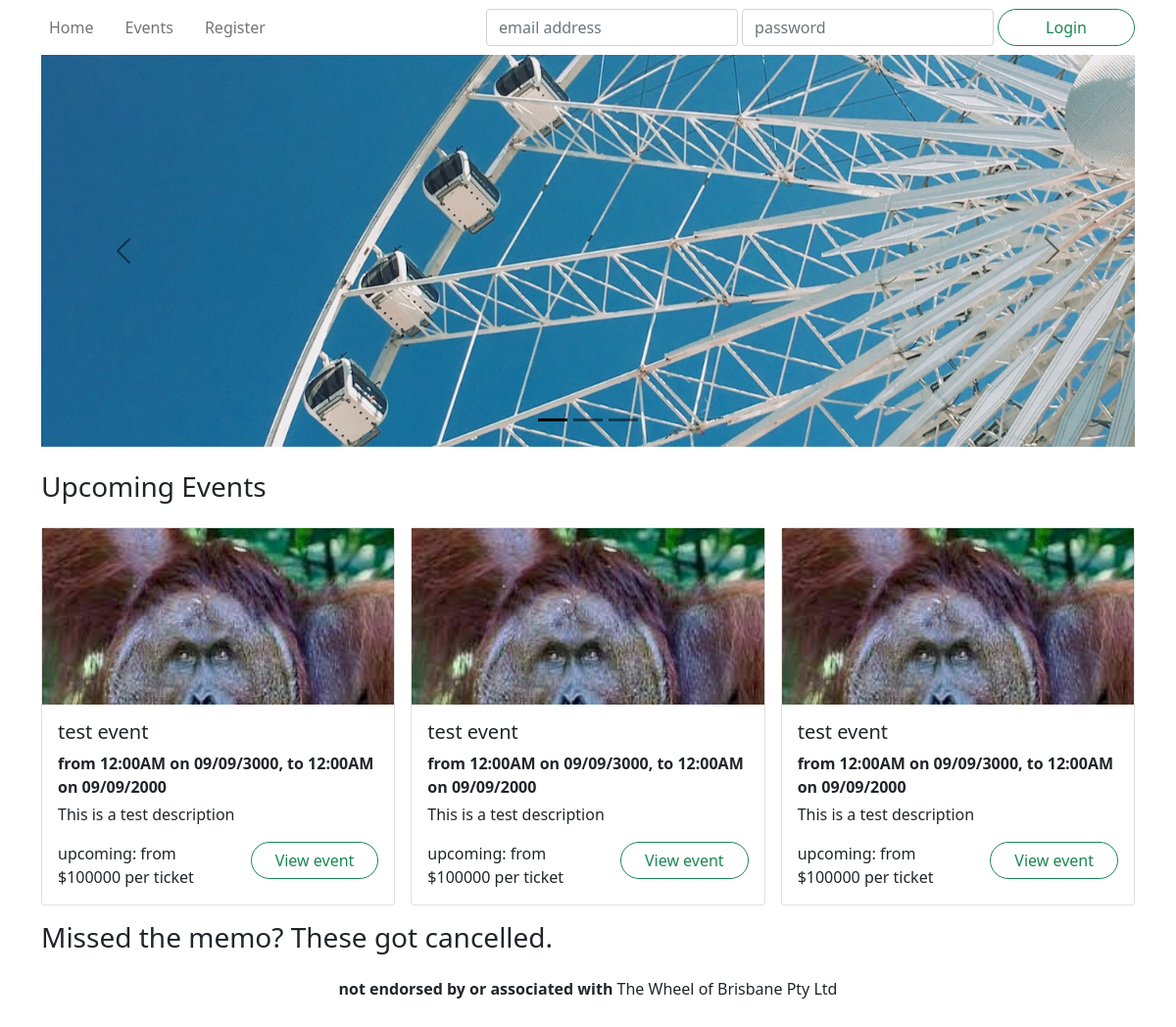
Before: / with the older database file.
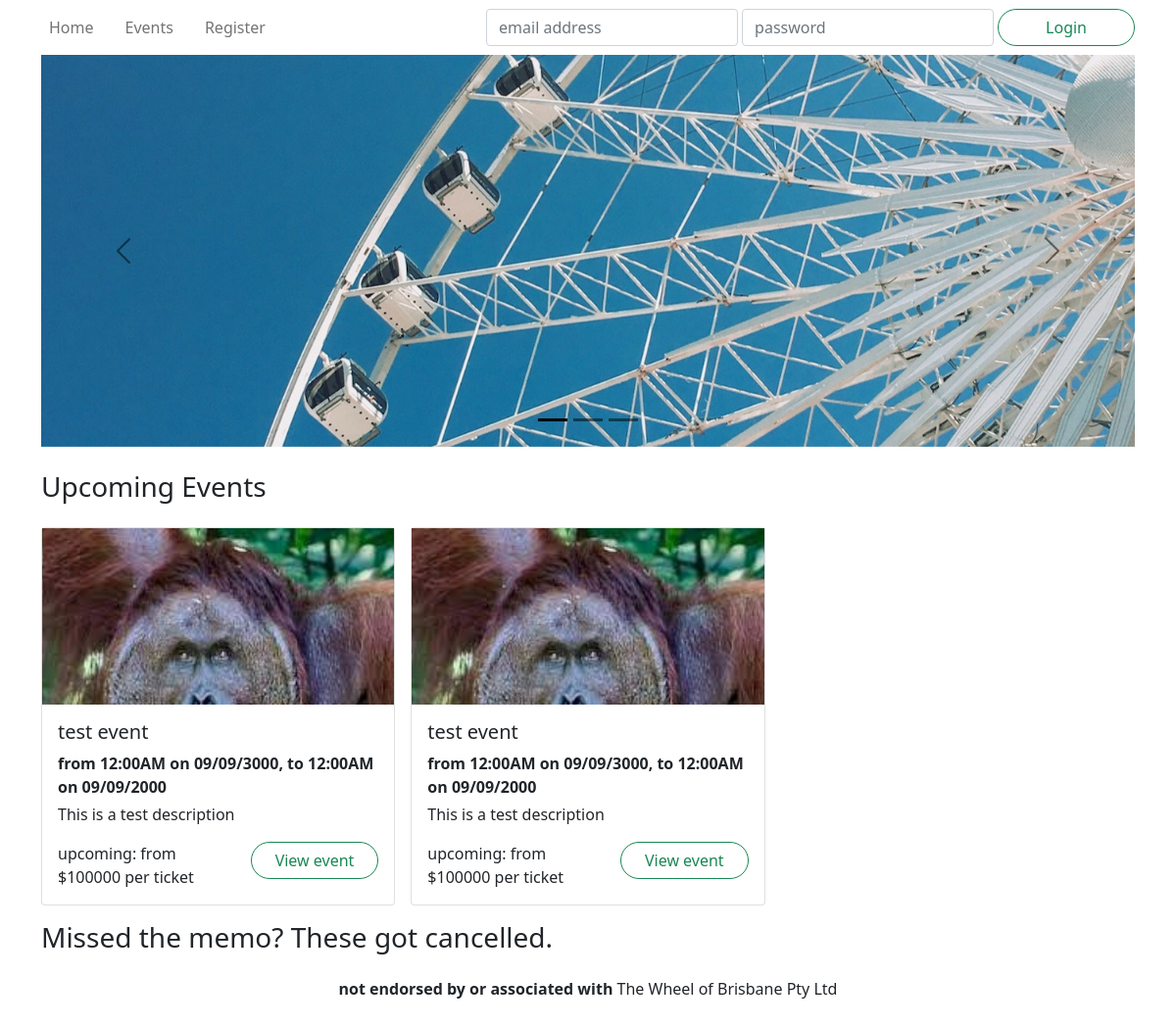
After: the same page with the newer database file.
### wheel/models.py (models this page shows, shortened)
class Event(db.Model):
    __tablename__ = 'events'
    id = db.Column(db.Integer, primary_key=True)
    name = db.Column(db.String(255), nullable=False)
    description = db.Column(db.Text)
    category = db.Column(db.String(40))
    status = db.Column(db.Enum('upcoming', 'inactive', 'cancelled', 'booked out'), nullable=False)
    image = db.Column(db.String(255))
    reviews = db.relationship('Review', backref='event')
    tickets = db.relationship('Ticket', backref='event')
    def getTopThreeByStatus(status):
        return Event.query.filter_by(status=status).limit(3).all()
    def getTicketsDateRange(self):
        x_min = datetime(3000,9,9)
        x_max = datetime(2000,9,9)
        for x in self.tickets:
            if x.datetime < x_min:
                x_min = x.datetime
            if x.datetime > x_max:
                x_max = x.datetime
        low_date = x_min.strftime("%m/%d/%Y")
        low_time = x_min.strftime("%I:%M%p")
        high_date = x_max.strftime("%m/%d/%Y")
        high_time = x_max.strftime("%I:%M%p")
        output = "from " + low_time + " on " + low_date + ",  to " + high_time + " on " + high_date
        return output
    def getTicketsPriceFrom(self):
        low_ticket = 100000
        for x in self.tickets:
            if x.price < low_ticket:
                low_ticket = x.price
        return low_ticket
    def getStatusColour(self):
        return {
            'upcoming': 'success',
            'inactive': 'secondary',
            'booked out': 'secondary',
            'cancelled': 'danger'
        }[self.status]

### wheel/views.py (the view)
@main.route('/')
def index():
    upcoming = Event.getTopThreeByStatus('upcoming')
    cancelled = Event.getTopThreeByStatus('cancelled')
    form = indexForm()
    return render_template('index.html',form=form, upcoming=upcoming, cancelled=cancelled)

### wheel/forms.py
class indexForm(FlaskForm):
    submit = SubmitField("test")

### wheel/templates/index.html (shortened to what this page needs)
{% extends 'base.html' %}
{% block hero %}
<div id="hero" class="carousel carousel-dark slide" data-bs-ride="carousel">
    <div class="carousel-indicators">
        <button type="button" class="active"
                data-bs-target="#hero" data-bs-slide-to="0"></button>
        <button type="button"
                data-bs-target="#hero" data-bs-slide-to="1"></button>
        <button type="button"
                data-bs-target="#hero" data-bs-slide-to="2"></button>
    </div>
    <div class="carousel-inner">
        <div class="carousel-item active">
            <div style="background-image: url('/static/images/bluesky.jpg');"></div>
        </div>
    </div>
    <button type="button" class="carousel-control-prev"
            data-bs-target="#hero" data-bs-slide="prev">
        <span class="carousel-control-prev-icon"></span>
    </button>
    <button type="button" class="carousel-control-next"
            data-bs-target="#hero" data-bs-slide="next">
        <span class="carousel-control-next-icon"></span>
    </button>
</div>
{% endblock %}
{% block content %}
<section>
    <header class="row mb-3">
        <h3 class="col-auto">Upcoming Events</h3>
    </header>
        <div class='row row-cols-1 row-cols-md-2 row-cols-xl-3 mb-3 g-3'>
        {% for event in upcoming %}
        <div class="col event">
            <article class="card">
                <a href="{{url_for('events.view', id=event.id)}}" class="card-image" style="background-image: url('.{{ event.image }}'); background-position: top;"></a>
                <div class="card-body">
                    <h5 class="card-title">{{ event.name }}</h5>
                    <p class="mb-1">
                        <strong>
                            {{event.getTicketsDateRange()}}
                        </strong>
                    </p>
                <p class="card-text">{{ event.description }}</p>
                    <div class="row">
                        <span class="col my-auto">{{ "{}: from ${} per ticket".format( event.status, event.getTicketsPriceFrom() ) }}</span>
                        <span class="col-auto"><a href="{{url_for('events.view', id=event.id)}}" class="btn btn-outline-{{ event.getStatusColour() }} rounded-pill px-4">View event</a></span>
                    </div>
                </div>
            </article>
        </div>
        {% endfor %}
    </div>
</section>
<section>
    <header class="row mb-3">
        <h3 class="col-auto">Missed the memo? These got cancelled.</h3>
    </header>
</section>
{% endblock %}

### wheel/templates/base.html (shortened to what this page needs)
<!DOCTYPE html>
<html lang="en">
<head>
    <link href="https://cdn.jsdelivr.net/npm/bootstrap@5.0.0-beta3/dist/css/bootstrap.min.css"
            rel="stylesheet">
    <link rel="stylesheet" href="/static/css/unbootstrapify.css">
</head>
<body>
    <div class="container">
        <header>
            <nav class="navbar navbar-expand-lg navbar-light justify-content-between">
                <div class="navbar-nav flex-row gap-3">
                    <a class="nav-link" href="{{ url_for('main.index') }}">Home</a>
                    <a class="nav-link" href="{{ url_for('events.viewAll') }}">Events</a>
                    {% if current_user.is_authenticated %}
                    <a class="nav-link" href="{{ url_for('main.bookings') }}">My Bookings</a>
                    {% else %}
                    <a class="nav-link" href="{{ url_for('auth.register') }}">Register</a>
                    {% endif %}
                </div>
                <div class="collapse navbar-collapse flex-grow-0" id="navbarlogin">
                    {% if not current_user.is_authenticated %}
                    <form method="POST" action="{{ url_for('auth.login') }}" class="navbar-nav flex-row gap-1">
                        <input name="email" type="text" required
                                class="form-control" placeholder="email address">
                        <input name="password" type="password" required
                                class="form-control" placeholder="password">
                        <button class="btn btn-outline-success rounded-pill px-5" type="submit">Login</button>
                    </form>
                    {% else %}
                    <form action="{{ url_for('auth.logout') }}" class="navbar-nav flex-row gap-1">
                        <button class="btn btn-outline-primary rounded-pill px-5" type="submit">Logout</button>
                    </form>
                    {% endif %}
                </div>
            </nav>
            {% block hero %}
            {% endblock %}
        </header>
        <main>
            <header class="row mb-3">
                <div class="col-md"><h1>{% block title %}{% endblock %}</h1></div>
            </header>
            {% block content %}
            {% endblock %}
        </main>
        <footer class="text-center footer"><strong>not endorsed by or associated with </strong>The Wheel of Brisbane Pty Ltd</footer>
    </div>
</body>
</html>

Changed rows visible on the page:
removed Event: image (picture), name "test event", getTicketsDateRange "from 12:00AM on 09/09/3000, to 12:00AM on 09/09/2000", description "This is a test description", status "upcoming: from $100000 per ticket"
